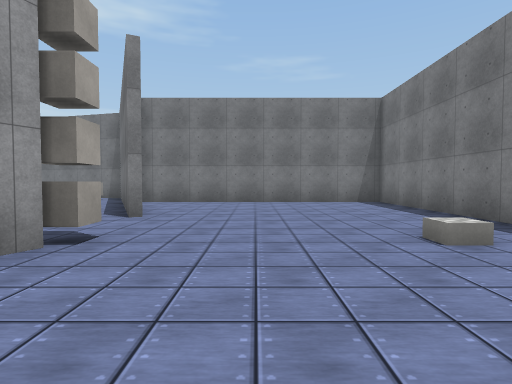
View 1 (above)

19 first-person views from a walk through a Unity game level. The camera is 1.4 m above the floor, tilts 2° down and sees 80° across. The floor is counted in squares, 2 m on a side. Each view is taken from the middle of a square. On the plan, view 1 faces up. The plan holds only what a view shows up to about 10 squares ahead; the rest is blank. The place goes on beyond the plan. The player is left out. Some animated figures are not drawn. Some surface patterns are stand-ins.

View 2
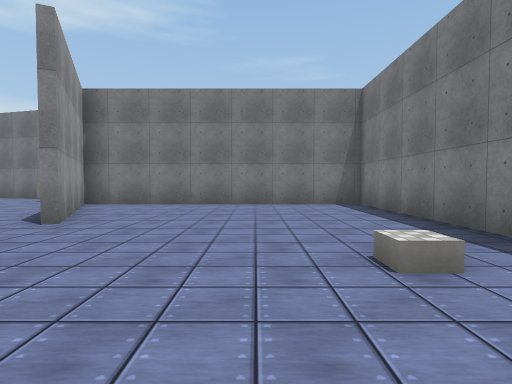

View 3
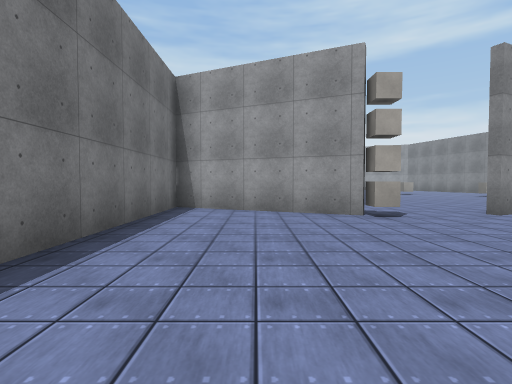

View 4
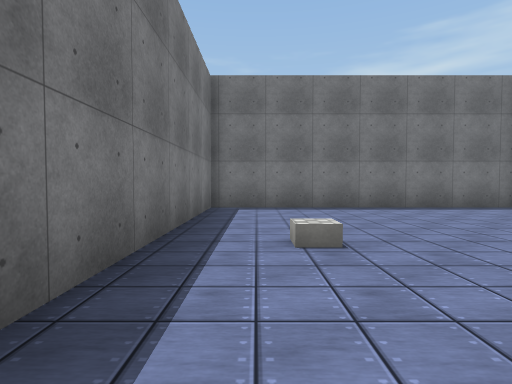

View 5
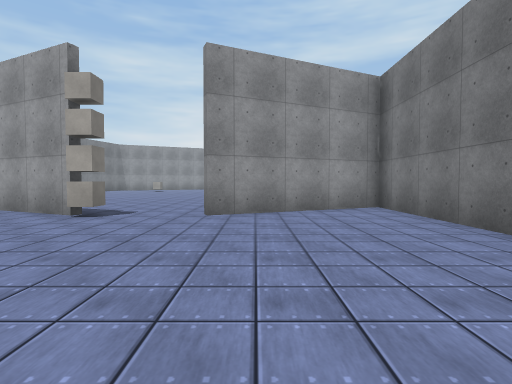

View 6
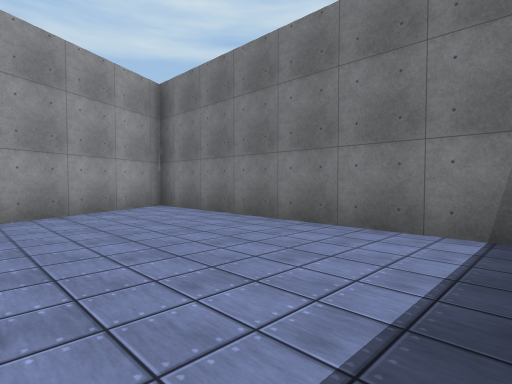

View 7
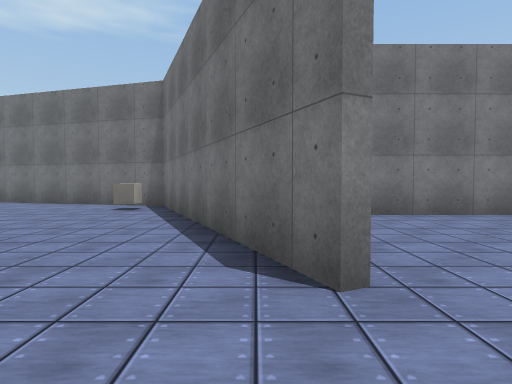

View 8
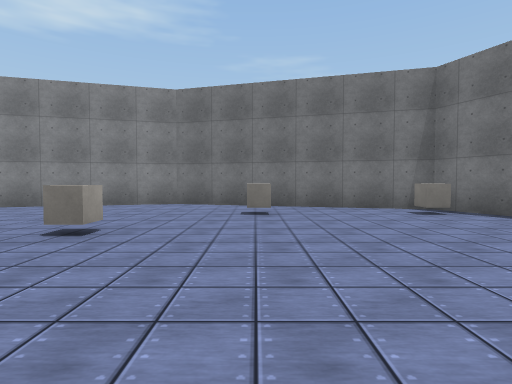

View 9
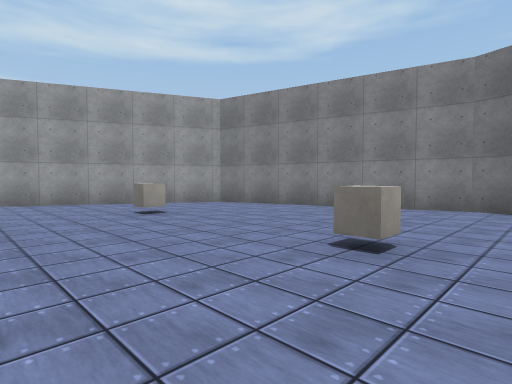

View 10
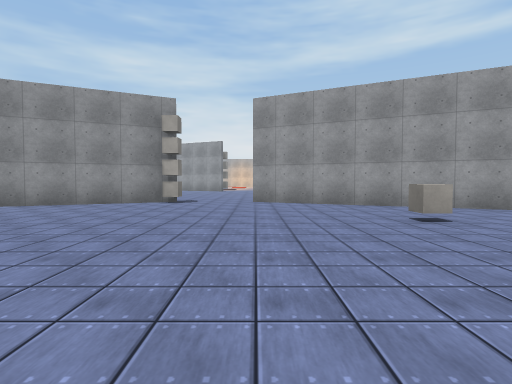

View 11
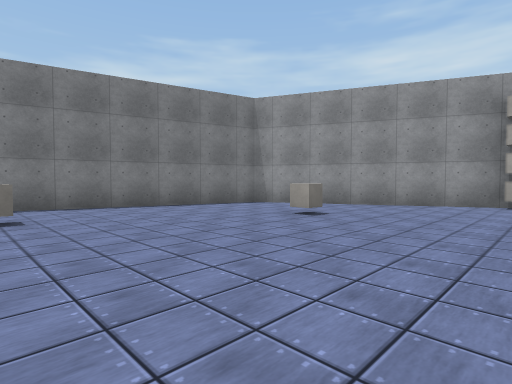

View 12
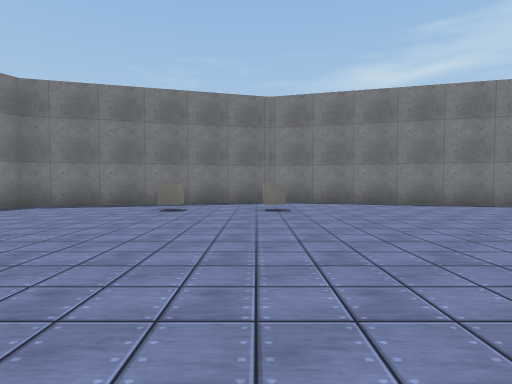

View 13
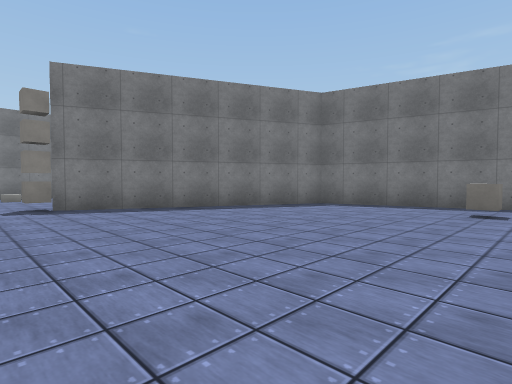

View 14
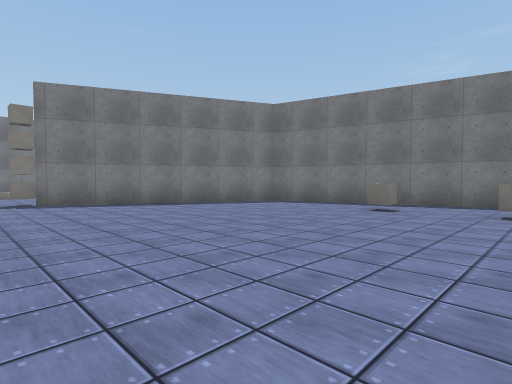

View 15
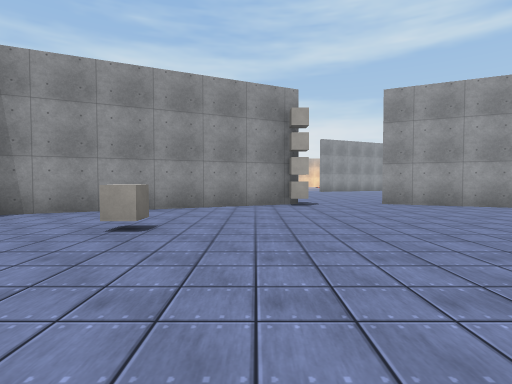

View 16
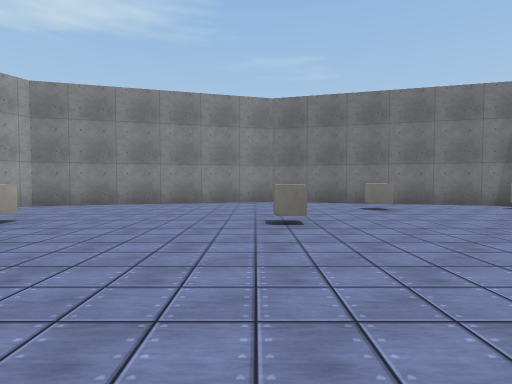

View 17
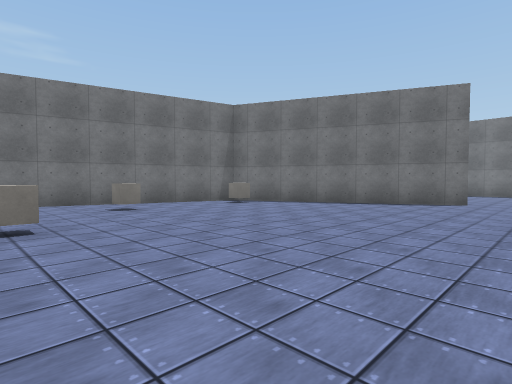

View 18
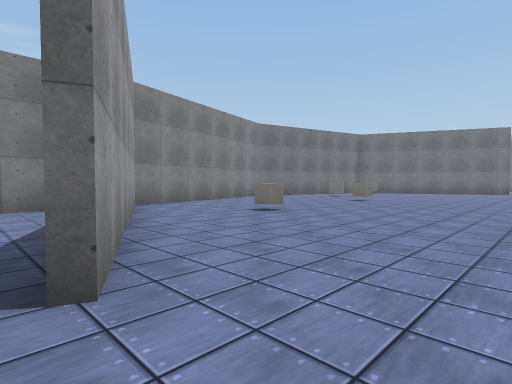

View 19
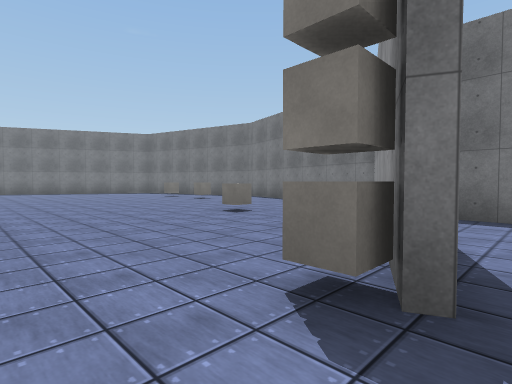

### Floor plan
Points are (right, up) in squares from view 1. A wall is a line through its corners. A room is listed if a view was taken in it or the views show most of it. See-through windows are left out.
Room 1 (views 1, 2, 3, 4, 5, 6)
walls: (-2.3, 3) (-4.3, -1.2) (4.2, -1.2) (4.2, 10.3) (-4.3, 10.3) (-2.2, 5.9)
ways out: opening at (-3, 4.5) to room 2
objects: cube (-2, 3) to (-2, 4)
Room 2 (views 7, 8, 9, 10, 11, 12, 13, 14, 15, 16, 17, 18, 19)
walls: (-22.1, 2.6) (-19.3, -3.4) (-12.8, -5.1); (-12.2, -5.1) (-5.6, -3.4) (-2.6, 3.1); (-2.4, 5.8) (-5.6, 12.6) (-12.4, 14.4) (-19.3, 12.6) (-22.4, 5.9)
ways out: opening at (-3, 4.5) to room 1; opening at (-23, 2); opening at (-23, 9)
objects: cube (-22, 3); cube (-18, 0); cube (-18, 9); cube (-13, -2); cube (-13, 9); cube (-10, -2); cube (-10, 12); cube (-6, 12)

Positions as (right, up) in squares from view 1, and headings:
1: (0, 0), facing up
2: (1, 1), facing up
3: (4, 1), facing left
4: (3, 7), facing down
5: (4, 7), facing left
6: (4, 6), facing up-left
7: (-3, 4), facing up
8: (-10, 5), facing up
9: (-11, 6), facing up-left
10: (-12, 6), facing left
11: (-12, 4), facing down-left
12: (-12, 5), facing down
13: (-11, 5), facing down-right
14: (-13, 5), facing down-right
15: (-13, 2), facing left
16: (-13, 4), facing up
17: (-13, 4), facing up-right
18: (-23, 4), facing up-right
19: (-23, 5), facing down-right
